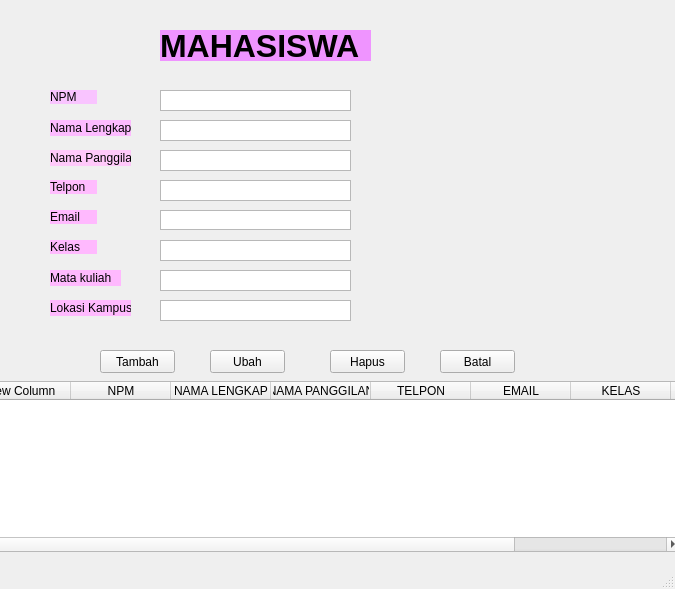
<?xml version="1.0" encoding="UTF-8"?>
<ui version="4.0">
 <class>MainWindow</class>
 <widget class="QMainWindow" name="MainWindow">
  <property name="geometry">
   <rect>
    <x>0</x>
    <y>0</y>
    <width>675</width>
    <height>589</height>
   </rect>
  </property>
  <property name="windowTitle">
   <string>MainWindow</string>
  </property>
  <property name="styleSheet">
   <string notr="true"/>
  </property>
  <widget class="QWidget" name="centralwidget">
   <widget class="QTableView" name="tableView">
    <property name="geometry">
     <rect>
      <x>160</x>
      <y>90</y>
      <width>191</width>
      <height>21</height>
     </rect>
    </property>
   </widget>
   <widget class="QTableView" name="tableView_2">
    <property name="geometry">
     <rect>
      <x>160</x>
      <y>120</y>
      <width>191</width>
      <height>21</height>
     </rect>
    </property>
   </widget>
   <widget class="QLabel" name="label">
    <property name="geometry">
     <rect>
      <x>50</x>
      <y>90</y>
      <width>47</width>
      <height>14</height>
     </rect>
    </property>
    <property name="styleSheet">
     <string notr="true">background-color: rgb(249, 196, 255);</string>
    </property>
    <property name="text">
     <string>NPM</string>
    </property>
   </widget>
   <widget class="QLabel" name="label_2">
    <property name="geometry">
     <rect>
      <x>50</x>
      <y>120</y>
      <width>81</width>
      <height>16</height>
     </rect>
    </property>
    <property name="styleSheet">
     <string notr="true">background-color: rgb(253, 187, 255);</string>
    </property>
    <property name="text">
     <string>Nama Lengkap</string>
    </property>
   </widget>
   <widget class="QTableView" name="tableView_3">
    <property name="geometry">
     <rect>
      <x>160</x>
      <y>150</y>
      <width>191</width>
      <height>21</height>
     </rect>
    </property>
   </widget>
   <widget class="QLabel" name="label_3">
    <property name="geometry">
     <rect>
      <x>50</x>
      <y>150</y>
      <width>81</width>
      <height>16</height>
     </rect>
    </property>
    <property name="styleSheet">
     <string notr="true">background-color: rgb(255, 201, 250);</string>
    </property>
    <property name="text">
     <string>Nama Panggilan</string>
    </property>
   </widget>
   <widget class="QLabel" name="label_4">
    <property name="geometry">
     <rect>
      <x>50</x>
      <y>180</y>
      <width>47</width>
      <height>14</height>
     </rect>
    </property>
    <property name="styleSheet">
     <string notr="true">background-color: rgb(255, 188, 254);</string>
    </property>
    <property name="text">
     <string>Telpon</string>
    </property>
   </widget>
   <widget class="QTableView" name="tableView_4">
    <property name="geometry">
     <rect>
      <x>160</x>
      <y>180</y>
      <width>191</width>
      <height>21</height>
     </rect>
    </property>
   </widget>
   <widget class="QLabel" name="label_5">
    <property name="geometry">
     <rect>
      <x>160</x>
      <y>30</y>
      <width>211</width>
      <height>31</height>
     </rect>
    </property>
    <property name="font">
     <font>
      <pointsize>24</pointsize>
      <weight>75</weight>
      <bold>true</bold>
     </font>
    </property>
    <property name="styleSheet">
     <string notr="true">background-color: rgb(239, 148, 255);</string>
    </property>
    <property name="text">
     <string>MAHASISWA</string>
    </property>
   </widget>
   <widget class="QLabel" name="label_6">
    <property name="geometry">
     <rect>
      <x>50</x>
      <y>210</y>
      <width>47</width>
      <height>14</height>
     </rect>
    </property>
    <property name="styleSheet">
     <string notr="true">background-color: rgb(255, 185, 254);</string>
    </property>
    <property name="text">
     <string>Email</string>
    </property>
   </widget>
   <widget class="QLabel" name="label_7">
    <property name="geometry">
     <rect>
      <x>50</x>
      <y>240</y>
      <width>47</width>
      <height>14</height>
     </rect>
    </property>
    <property name="styleSheet">
     <string notr="true">background-color: rgb(255, 185, 254);</string>
    </property>
    <property name="text">
     <string>Kelas</string>
    </property>
   </widget>
   <widget class="QLabel" name="label_8">
    <property name="geometry">
     <rect>
      <x>50</x>
      <y>270</y>
      <width>71</width>
      <height>16</height>
     </rect>
    </property>
    <property name="styleSheet">
     <string notr="true">background-color: rgb(255, 185, 254);</string>
    </property>
    <property name="text">
     <string>Mata kuliah</string>
    </property>
   </widget>
   <widget class="QLabel" name="label_9">
    <property name="geometry">
     <rect>
      <x>50</x>
      <y>300</y>
      <width>81</width>
      <height>16</height>
     </rect>
    </property>
    <property name="styleSheet">
     <string notr="true">background-color: rgb(255, 185, 254);</string>
    </property>
    <property name="text">
     <string>Lokasi Kampus</string>
    </property>
   </widget>
   <widget class="QTableView" name="tableView_5">
    <property name="geometry">
     <rect>
      <x>160</x>
      <y>210</y>
      <width>191</width>
      <height>20</height>
     </rect>
    </property>
   </widget>
   <widget class="QTableView" name="tableView_6">
    <property name="geometry">
     <rect>
      <x>160</x>
      <y>240</y>
      <width>191</width>
      <height>21</height>
     </rect>
    </property>
   </widget>
   <widget class="QTableView" name="tableView_7">
    <property name="geometry">
     <rect>
      <x>160</x>
      <y>270</y>
      <width>191</width>
      <height>21</height>
     </rect>
    </property>
   </widget>
   <widget class="QTableView" name="tableView_8">
    <property name="geometry">
     <rect>
      <x>160</x>
      <y>300</y>
      <width>191</width>
      <height>21</height>
     </rect>
    </property>
   </widget>
   <widget class="QPushButton" name="pushButton">
    <property name="geometry">
     <rect>
      <x>100</x>
      <y>350</y>
      <width>75</width>
      <height>23</height>
     </rect>
    </property>
    <property name="text">
     <string>Tambah</string>
    </property>
   </widget>
   <widget class="QPushButton" name="pushButton_2">
    <property name="geometry">
     <rect>
      <x>210</x>
      <y>350</y>
      <width>75</width>
      <height>23</height>
     </rect>
    </property>
    <property name="text">
     <string>Ubah</string>
    </property>
   </widget>
   <widget class="QPushButton" name="pushButton_3">
    <property name="geometry">
     <rect>
      <x>330</x>
      <y>350</y>
      <width>75</width>
      <height>23</height>
     </rect>
    </property>
    <property name="text">
     <string>Hapus</string>
    </property>
   </widget>
   <widget class="QPushButton" name="pushButton_4">
    <property name="geometry">
     <rect>
      <x>440</x>
      <y>350</y>
      <width>75</width>
      <height>23</height>
     </rect>
    </property>
    <property name="text">
     <string>Batal</string>
    </property>
   </widget>
   <widget class="QTableWidget" name="tableWidget">
    <property name="geometry">
     <rect>
      <x>-30</x>
      <y>381</y>
      <width>711</width>
      <height>171</height>
     </rect>
    </property>
    <column>
     <property name="text">
      <string>New Column</string>
     </property>
    </column>
    <column>
     <property name="text">
      <string>NPM</string>
     </property>
    </column>
    <column>
     <property name="text">
      <string>NAMA LENGKAP</string>
     </property>
    </column>
    <column>
     <property name="text">
      <string>NAMA PANGGILAN</string>
     </property>
    </column>
    <column>
     <property name="text">
      <string>TELPON</string>
     </property>
    </column>
    <column>
     <property name="text">
      <string>EMAIL</string>
     </property>
    </column>
    <column>
     <property name="text">
      <string>KELAS</string>
     </property>
    </column>
    <column>
     <property name="text">
      <string>MATA KULIAH</string>
     </property>
    </column>
    <column>
     <property name="text">
      <string>LOKASI KAMPUS</string>
     </property>
    </column>
   </widget>
  </widget>
  <widget class="QMenuBar" name="menubar">
   <property name="geometry">
    <rect>
     <x>0</x>
     <y>0</y>
     <width>675</width>
     <height>22</height>
    </rect>
   </property>
  </widget>
  <widget class="QStatusBar" name="statusbar"/>
 </widget>
 <resources/>
 <connections/>
</ui>
